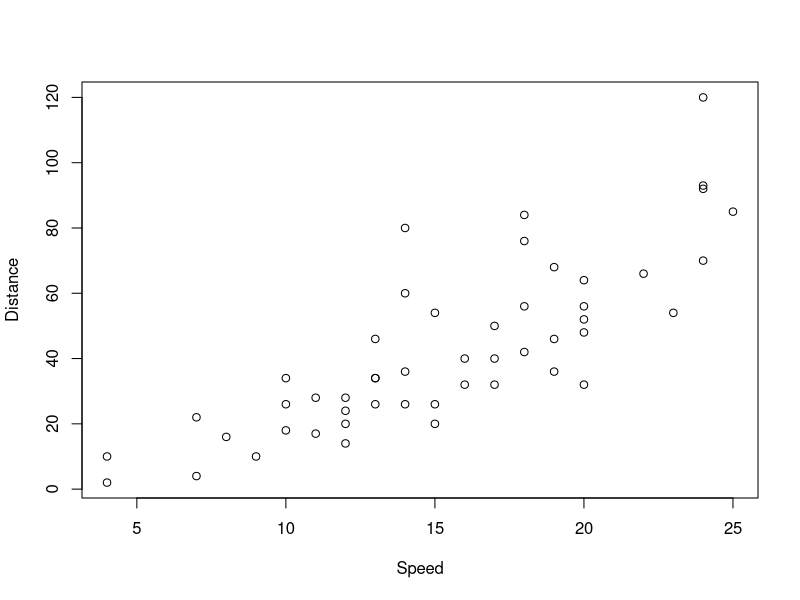
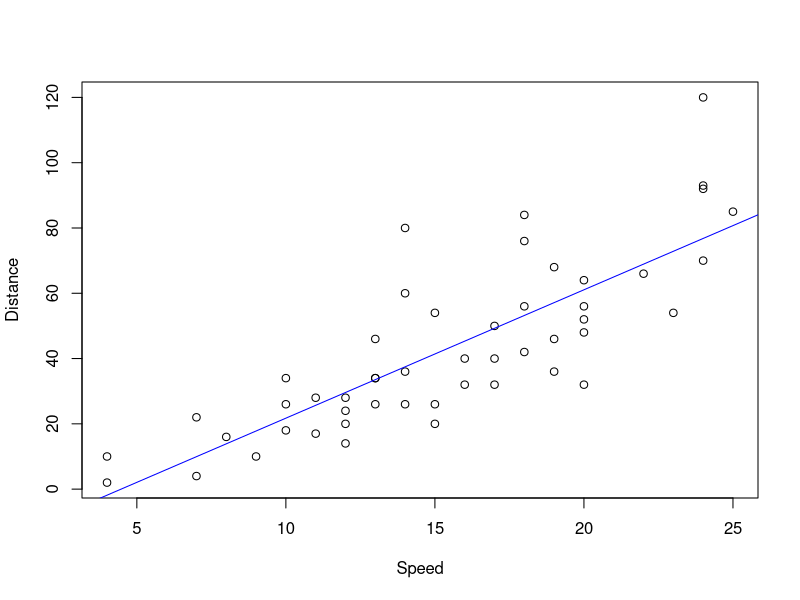
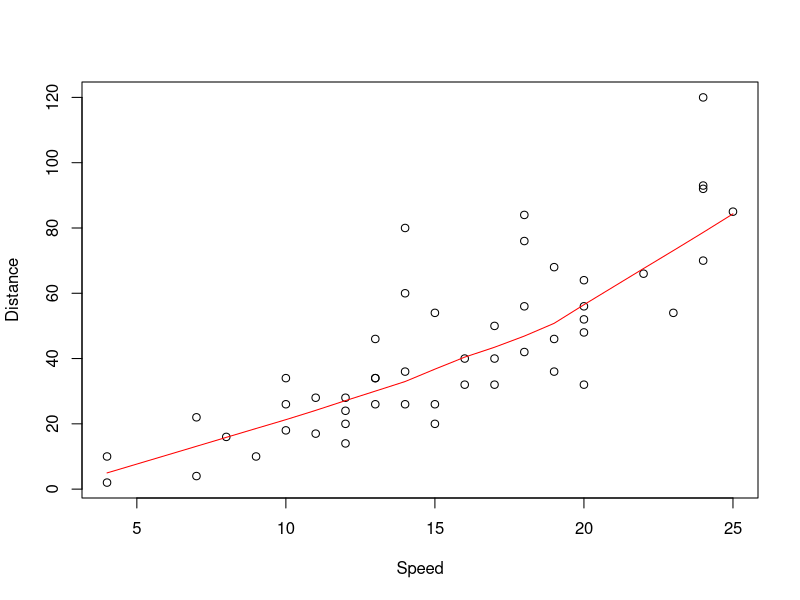
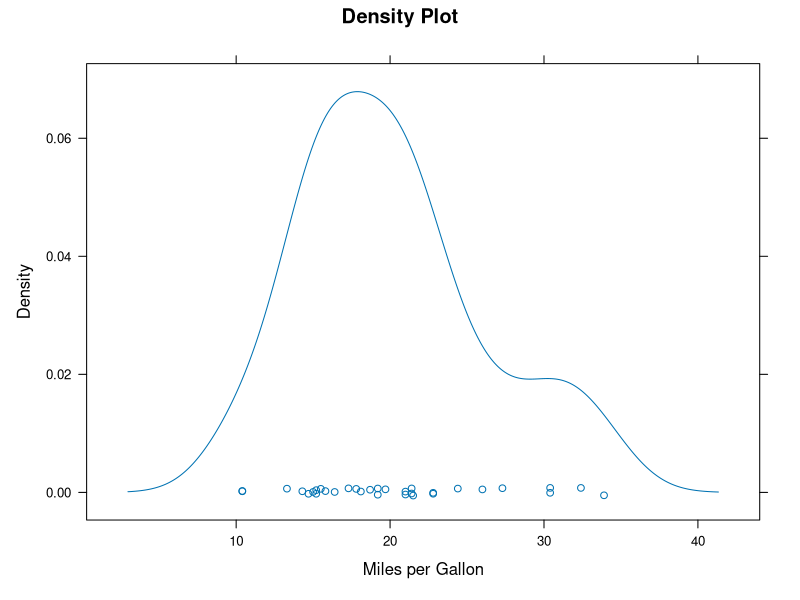
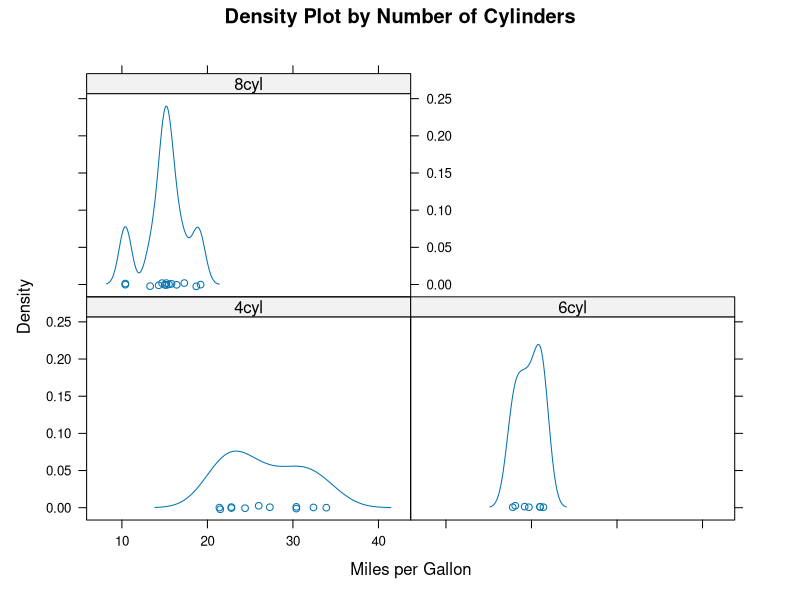
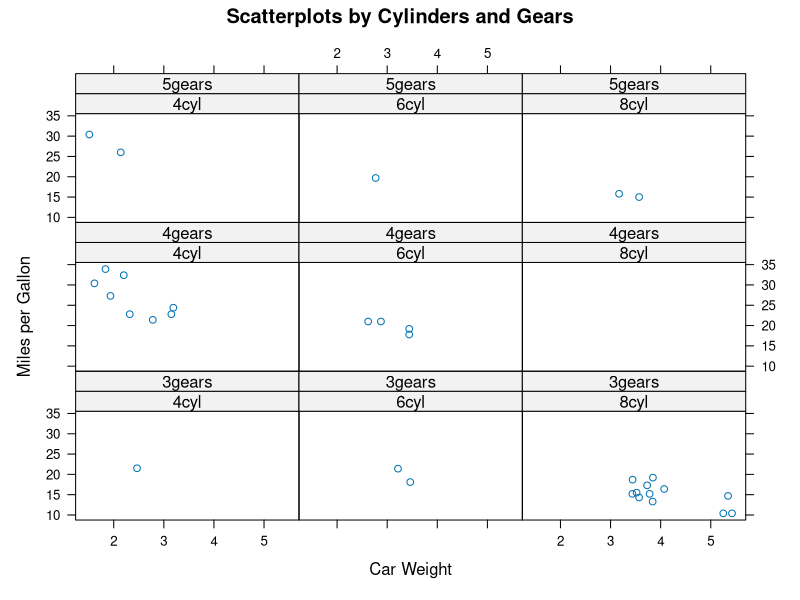
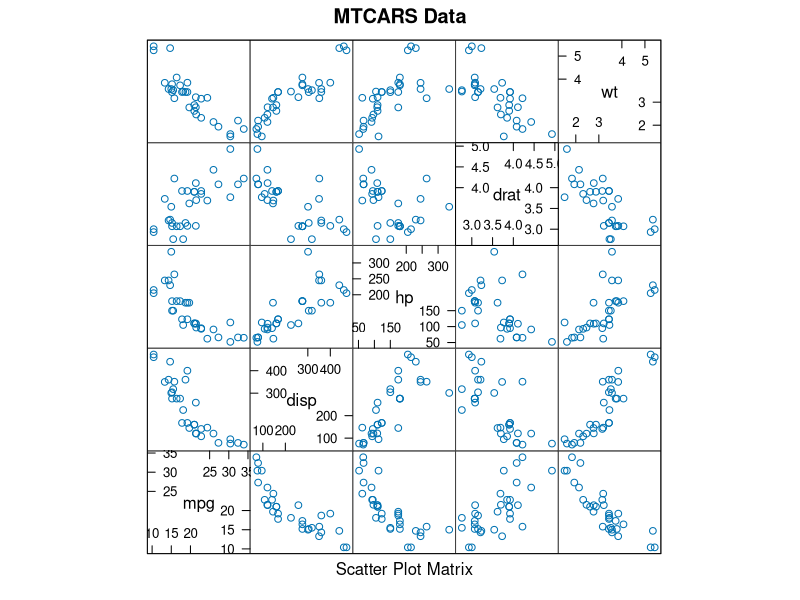

Here is the R script that generated these plots, in order:
## ---- chunk 1
str(cars)
## ---- chunk 2
plot(cars[, "speed"], cars[, "dist"], xlab = "Speed", ylab = "Distance")
## ---- chunk 3
slrModel <- lm(dist ~ speed, data = cars)
## ---- chunk 4
str(slrModel)
## ---- chunk 5
summary(slrModel)
## ---- chunk 6
coef(slrModel)
## ---- chunk 7
plot(cars[, "speed"], cars[, "dist"], xlab = "Speed", ylab = "Distance")
abline(slrModel, col = "Blue")
## ---- chunk 8
plot(cars[, "speed"], cars[, "dist"], xlab = "Speed", ylab = "Distance")
lines(lowess(cars$speed, cars$dist), col = "Red")
## ---- chunk 9
dev.off()
## ---- chunk 10
graphics.off()
## ---- chunk 11
library(lattice)
## ---- chunk 12
attach(mtcars)
## ---- chunk 13
search()
## ---- chunk 14
"mtcars" %in% search()
## ---- chunk 15
head(mtcars$mpg)
## ---- chunk 16
head(mtcars[, "mpg"])
## ---- chunk 17
head(mpg)
## ---- chunk 18
gear.f <- factor(gear, levels = c(3, 4, 5), labels = c("3gears", "4gears", "5gears"))
cyl.f <- factor(cyl, levels = c(4, 6, 8), labels = c("4cyl", "6cyl", "8cyl"))
## ---- chunk 19
densityplot(~mpg, main = "Density Plot", xlab = "Miles per Gallon")
## ---- chunk 20
densityplot(~mpg | cyl.f, main = "Density Plot by Number of Cylinders", xlab = "Miles per Gallon")
## ---- chunk 21
xyplot(mpg ~ wt | cyl.f * gear.f, main = "Scatterplots by Cylinders and Gears", 
    ylab = "Miles per Gallon", xlab = "Car Weight")
## ---- chunk 22
splom(mtcars[, c(1, 3:6)], main = "MTCARS Data")
## ---- chunk 23
detach(mtcars)
## ---- chunk 24
"mtcars" %in% search()
## ---- chunk 25
graphics.off()
